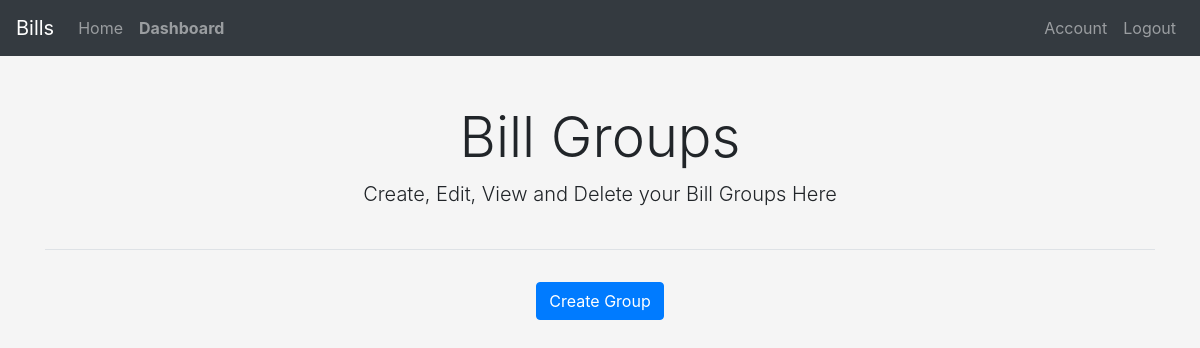
The page /bill-groups (signed in) on the database as committed earlier.
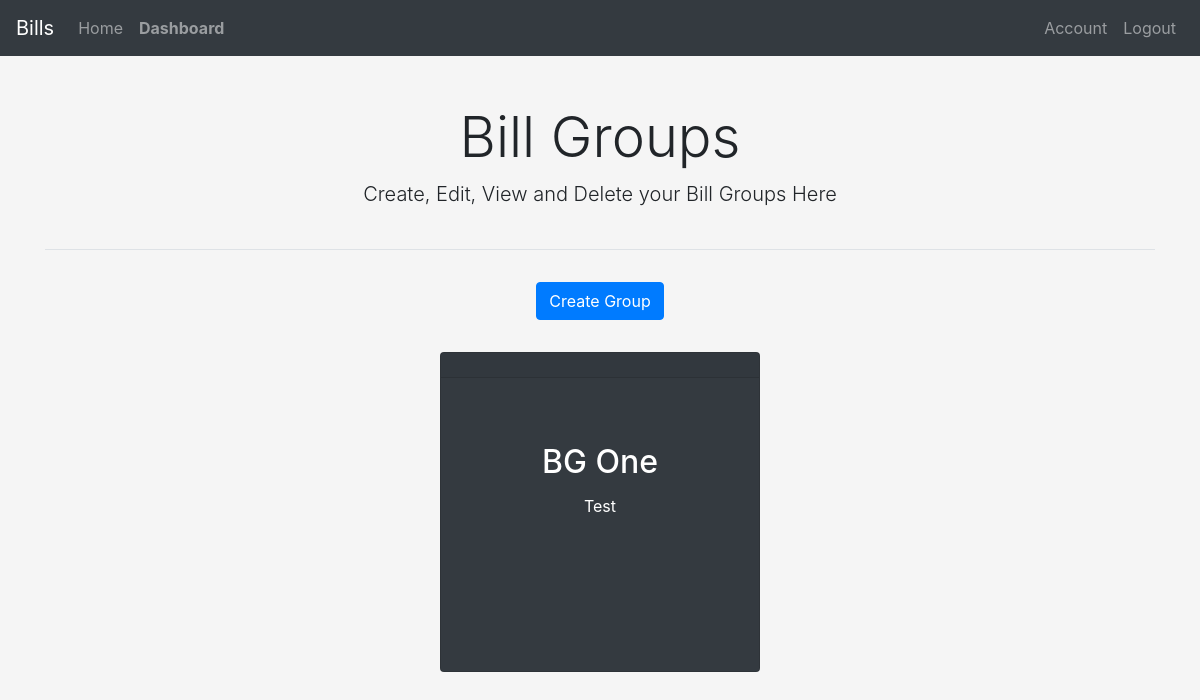
The same page on the database as committed later.
### app/models.py (models this page shows)
class Bill_Group(db.Model):
    __tablename__ = 'Bill_Group'
    id = db.Column(db.Integer(), primary_key=True)
    name = db.Column(db.String(32), nullable=False, default="Bill Group")
    description = db.Column(db.String(128), default="My Bill Group")
    bills = db.relationship('Bill', backref='bill_group_id', lazy="dynamic")
    user_id = db.Column(db.Integer(), db.ForeignKey('User.id'))
    def __repr__(self):
        return f"Bill_Group('{self.id}')"

### app/views.py (the view)
@app.route("/bill-groups", methods=['GET', 'POST'])
@login_required
def billGroups():
	print(current_user.bill_groups)
	home = WebDetails()
	page = request.args.get('page', 1, type=int)
	try:
		billGroupsList = current_user.bill_groups.paginate(page, per_page=12)
	except:
		return render_template("view_bill_groups.html", home=home, billGroups=None)
	print(billGroupsList.items)
	return render_template("view_bill_groups.html", home=home, billGroups=billGroupsList)

### app/__init__.py (called while the page is built)
@login_manager.user_loader
def load_user(user_id):
	return User.query.get(int(user_id))

### app/templates/view_bill_groups.html (shortened to what this page needs)
{% extends "layout.html" %}
{% block content %}
	<div class="pricing-header px-3 py-3 pt-md-5 pb-md-4 mx-auto text-center">
      <h1 class="display-4">Bill Groups</h1>
      <p class="lead">Create, Edit, View and Delete your Bill Groups Here</p>
    </div>
	<div class="container mx-auto text-center">
		<div class="border-top pt-3 mx-auto text-center"></div>
		<a type="button" class="btn btn-primary" href="{{ url_for('billGroupCreate') }}" role="button" style="margin: 1rem;">Create Group</a>
				{% if billGroups %}
				<div class="card-deck mx-auto text-center" style="display:grid; grid-template-columns: repeat(auto-fit, minmax(300px, 1fr)); grid-gap: 1rem; margin-top: 1rem;"">
					{% for billGroup in billGroups.items %}
						<a href="{{ url_for('bills') }}?group_id={{ billGroup.id }}">
						<div class="card text-white bg-dark mb-3 mx-auto text-center" style="max-width: 20rem; height: 20rem; width: 20rem;">
							<div class="card-header"> </div>
							<div class="card-body text-center" style="margin: 45px">
								<h2 class="card-title text-center">{{ billGroup.name }}</h2>
								<p class="card-text text-center">{{ billGroup.description }}</p>
							</div>
						</div>
						</a>
					{% endfor %}
				{% endif %}
				</div>
	</div>
{% endblock content %}

### app/templates/layout.html (shortened to what this page needs)
<!DOCTYPE html>
<html style="height: 100%">
<head>
    <link rel="stylesheet" href="https://maxcdn.bootstrapcdn.com/bootstrap/4.0.0/css/bootstrap.min.css">
    <link rel="stylesheet" type="text/css" href="{{ url_for('static', filename='main.css') }}">
</head>
<header class="site-header mx-auto">
        <nav class="navbar navbar-expand-lg navbar-dark bg-dark">
  <a class="navbar-brand" href="{{ url_for('index') }}">Bills</a>
  <div class="collapse navbar-collapse" id="navbarText">
    <ul class="navbar-nav mr-auto">
      <li class="nav-item">
        <a class="nav-link" href="{{ url_for('index') }}">Home<span class="sr-only">(current)</span></a>
      </li>
      <li class="nav-item">
        <a class="nav-link" href="{{ url_for('dashboard') }}"><b>Dashboard</b></a>
      </li>
    </ul>
    <ul class="navbar-nav">
      {% if current_user.is_authenticated %}
        <li class="nav-item">
            <a class="nav-link" href="{{ url_for('account') }}">Account</a>
        </li>
        <li class="nav-item">
            <a class="nav-link" href="{{ url_for('logout') }}">Logout</a>
        </li>
      {% endif %}
    </ul>
  </div>
</nav>
</header>
{% block content %}{% endblock %}
</html>

### app/static/main.css (style rules this page uses)
html, body { height: 100%; background-color: #f5f5f5 }

Rows that differ between the two databases and show on the page:
added Bill_Group: name "BG One", description "Test"
